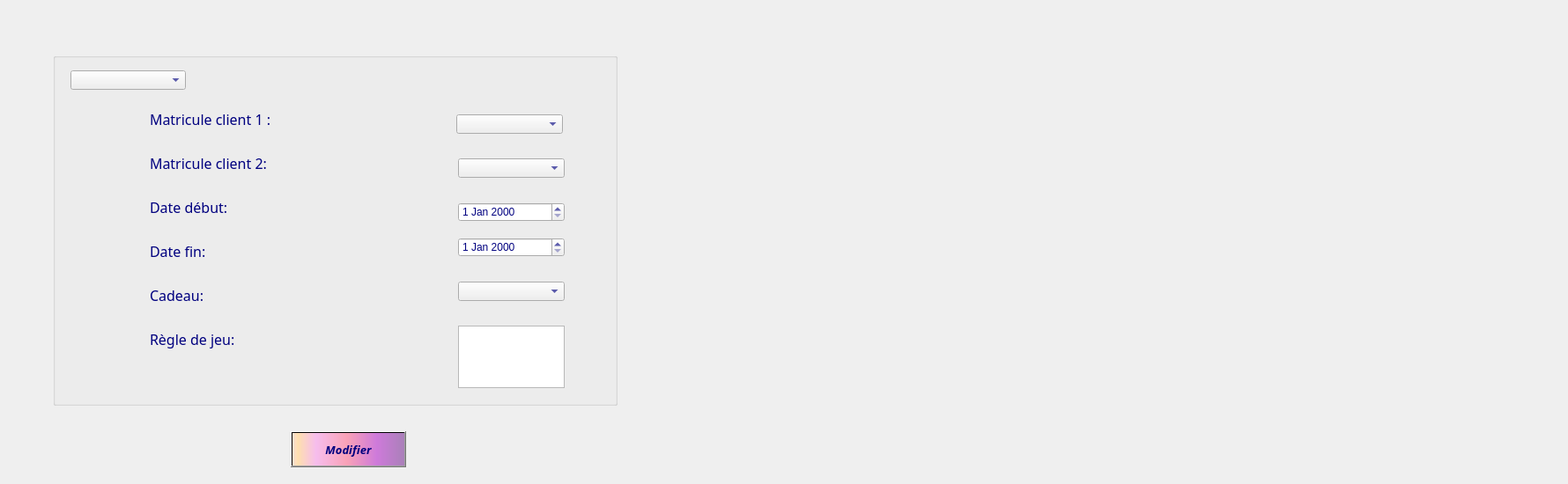
     <widget class="QWidget" name="tab_28">
      <attribute name="title">
       <string>Modifier</string>
      </attribute>
      <widget class="QLabel" name="label_54">
       <property name="geometry">
        <rect>
         <x>-980</x>
         <y>0</y>
         <width>1771</width>
         <height>541</height>
        </rect>
       </property>
       <property name="text">
        <string/>
       </property>
       <property name="pixmap">
        <pixmap>../../../../../../../../../../images_projets/cake-balls-4139984_1920.jpg</pixmap>
       </property>
      </widget>
      <widget class="QPushButton" name="pushButton_modifjeu_2">
       <property name="geometry">
        <rect>
         <x>330</x>
         <y>490</y>
         <width>131</width>
         <height>41</height>
        </rect>
       </property>
       <property name="font">
        <font>
         <family>Lucida Calligraphy</family>
         <pointsize>10</pointsize>
         <weight>75</weight>
         <italic>true</italic>
         <bold>true</bold>
         <underline>false</underline>
         <strikeout>false</strikeout>
        </font>
       </property>
       <property name="styleSheet">
        <string notr="true">background-color: qlineargradient(spread:pad, x1:1, y1:0, x2:1, y2:0, stop:0.919598 rgba(255, 0, 111, 255), stop:0.98 rgba(0, 0, 0, 255), stop:1 rgba(235, 148, 61, 255));
color: rgb(0, 0, 127);
background-color: qlineargradient(spread:pad, x1:0, y1:0, x2:1, y2:0, stop:0.0100503 rgba(252, 222, 204, 255), stop:0.0502513 rgba(254, 223, 175, 255), stop:0.211055 rgba(246, 189, 237, 255), stop:0.487437 rgba(249, 162, 183, 255), stop:0.753769 rgba(206, 122, 218, 255), stop:1 rgba(170, 128, 185, 255));</string>
       </property>
       <property name="text">
        <string>Modifier</string>
       </property>
       <property name="icon">
        <iconset>
         <normaloff>../../../../../../../../../../images_projets/63-512.webp</normaloff>../../../../../../../../../../images_projets/63-512.webp</iconset>
       </property>
       <property name="iconSize">
        <size>
         <width>30</width>
         <height>50</height>
        </size>
       </property>
       <property name="checkable">
        <bool>false</bool>
       </property>
       <property name="autoRepeatDelay">
        <number>303</number>
       </property>
      </widget>
      <widget class="QGroupBox" name="groupBox_ajoutCl_7">
       <property name="geometry">
        <rect>
         <x>60</x>
         <y>60</y>
         <width>641</width>
         <height>401</height>
        </rect>
       </property>
       <property name="font">
        <font>
         <family>Lucida Calligraphy</family>
         <pointsize>16</pointsize>
         <weight>50</weight>
         <bold>false</bold>
        </font>
       </property>
       <property name="cursor">
        <cursorShape>ArrowCursor</cursorShape>
       </property>
       <property name="acceptDrops">
        <bool>false</bool>
       </property>
       <property name="layoutDirection">
        <enum>Qt::LeftToRight</enum>
       </property>
       <property name="autoFillBackground">
        <bool>false</bool>
       </property>
       <property name="styleSheet">
        <string notr="true">color:rgb(0, 0, 127);
background-color: qconicalgradient(cx:0, cy:0, angle:135, stop:0 rgba(255, 170, 232, 69), stop:0.0753769 rgba(255, 170, 255, 69), stop:0.221106 rgba(255, 170, 255, 208), stop:0.351759 rgba(255, 192, 255, 0), stop:0.422111 rgba(255, 85, 255, 130), stop:0.437186 rgba(255, 170, 255, 145), stop:0.518717 rgba(255, 170, 255, 130), stop:0.527638 rgba(255, 170, 255, 69), stop:0.562814 rgba(255, 170, 255, 130), stop:1 rgba(255, 255, 0, 69));</string>
       </property>
       <property name="title">
        <string/>
       </property>
       <widget class="QLabel" name="date_deb_modifier_2">
        <property name="geometry">
         <rect>
          <x>110</x>
          <y>160</y>
          <width>171</width>
          <height>31</height>
         </rect>
        </property>
        <property name="font">
         <font>
          <family>Lucida Calligraphy</family>
          <pointsize>12</pointsize>
         </font>
        </property>
        <property name="text">
         <string>Date début:</string>
        </property>
        <property name="scaledContents">
         <bool>false</bool>
        </property>
        <property name="wordWrap">
         <bool>false</bool>
        </property>
        <property name="openExternalLinks">
         <bool>false</bool>
        </property>
       </widget>
       <widget class="QLabel" name="mat2_modifier_2">
        <property name="geometry">
         <rect>
          <x>110</x>
          <y>110</y>
          <width>171</width>
          <height>31</height>
         </rect>
        </property>
        <property name="font">
         <font>
          <family>Lucida Calligraphy</family>
          <pointsize>12</pointsize>
         </font>
        </property>
        <property name="styleSheet">
         <string notr="true">color: rgb(0, 0, 127);
border-color: rgb(170, 0, 255);</string>
        </property>
        <property name="text">
         <string>Matricule client 2:</string>
        </property>
       </widget>
       <widget class="QLabel" name="datefin_modifier_2">
        <property name="geometry">
         <rect>
          <x>110</x>
          <y>210</y>
          <width>171</width>
          <height>31</height>
         </rect>
        </property>
        <property name="font">
         <font>
          <family>Lucida Calligraphy</family>
          <pointsize>12</pointsize>
         </font>
        </property>
        <property name="text">
         <string>Date fin:</string>
        </property>
       </widget>
       <widget class="QLabel" name="principe_modifier_2">
        <property name="geometry">
         <rect>
          <x>110</x>
          <y>310</y>
          <width>171</width>
          <height>31</height>
         </rect>
        </property>
        <property name="font">
         <font>
          <family>Lucida Calligraphy</family>
          <pointsize>12</pointsize>
         </font>
        </property>
        <property name="text">
         <string>Règle de jeu:</string>
        </property>
       </widget>
       <widget class="QLabel" name="mat1_modifier_2">
        <property name="geometry">
         <rect>
          <x>110</x>
          <y>60</y>
          <width>171</width>
          <height>31</height>
         </rect>
        </property>
        <property name="font">
         <font>
          <family>Lucida Calligraphy</family>
          <pointsize>12</pointsize>
         </font>
        </property>
        <property name="styleSheet">
         <string notr="true">color: rgb(0, 0, 127);
border-color: rgb(170, 0, 255);</string>
        </property>
        <property name="text">
         <string>Matricule client 1 :</string>
        </property>
       </widget>
       <widget class="QLabel" name="cadeau_modifier_2">
        <property name="geometry">
         <rect>
          <x>110</x>
          <y>260</y>
          <width>171</width>
          <height>31</height>
         </rect>
        </property>
        <property name="font">
         <font>
          <family>Lucida Calligraphy</family>
          <pointsize>12</pointsize>
         </font>
        </property>
        <property name="text">
         <string>Cadeau:</string>
        </property>
       </widget>
       <widget class="QComboBox" name="comboBox_client1_4">
        <property name="geometry">
         <rect>
          <x>458</x>
          <y>70</y>
          <width>121</width>
          <height>22</height>
         </rect>
        </property>
       </widget>
       <widget class="QComboBox" name="comboBox_client2_4">
        <property name="geometry">
         <rect>
          <x>460</x>
          <y>120</y>
          <width>121</width>
          <height>22</height>
         </rect>
        </property>
       </widget>
       <widget class="QComboBox" name="comboBox_cadeau_4">
        <property name="geometry">
         <rect>
          <x>460</x>
          <y>260</y>
          <width>121</width>
          <height>22</height>
         </rect>
        </property>
       </widget>
       <widget class="QComboBox" name="comboBox_idjeu_2">
        <property name="geometry">
         <rect>
          <x>20</x>
          <y>20</y>
          <width>131</width>
          <height>22</height>
         </rect>
        </property>
       </widget>
       <widget class="QDateEdit" name="dateEdit_datedeb2_2">
        <property name="geometry">
         <rect>
          <x>460</x>
          <y>170</y>
          <width>121</width>
          <height>22</height>
         </rect>
        </property>
       </widget>
       <widget class="QDateEdit" name="dateEdit_datefin2_2">
        <property name="geometry">
         <rect>
          <x>460</x>
          <y>210</y>
          <width>121</width>
          <height>22</height>
         </rect>
        </property>
       </widget>
       <widget class="QTextEdit" name="textEdit_4">
        <property name="geometry">
         <rect>
          <x>460</x>
          <y>310</y>
          <width>121</width>
          <height>71</height>
         </rect>
        </property>
       </widget>
      </widget>
     </widget>
